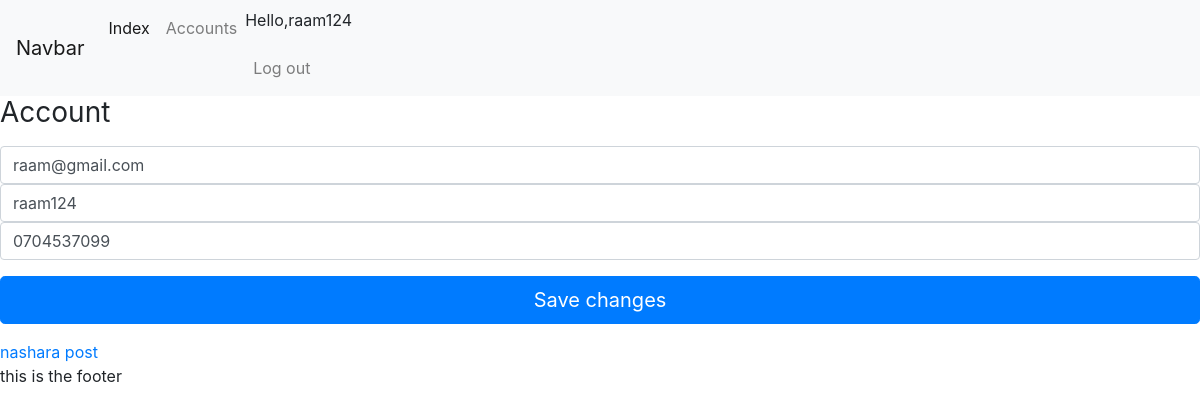
Screenshot of /account/account (signed in) with the database file from the repository.
### account/models.py (models this page shows, shortened)
class User(AbstractUser):
    email           = models.CharField(verbose_name='email',max_length=50,unique=True)
    username        = models.CharField(max_length=100,null=True)
    cnumber         = models.CharField(max_length=20)
    date_joined     = models.DateTimeField(verbose_name='date joined',auto_now_add=True)
    last_login      = models.DateTimeField(verbose_name='last login',auto_now= True)
    is_admin        = models.BooleanField(default=False)
    is_superuser    = models.BooleanField(default=False)
    is_staff        = models.BooleanField(default=False)
    is_active       = models.BooleanField(default=True)
    objects = UserManager()
    USERNAME_FIELD = 'email'
    REQUIRED_FIELDS = ['username','cnumber']

### advertisement/models.py (models this page shows)
class ADPost(models.Model):
	title 					= models.CharField(max_length=50, null=False, blank=False)
	description 			= models.TextField(max_length=5000, null=False, blank=False )
	image		 			= models.ImageField(upload_to=upload_location, null=True, blank=False)
	date_published 			= models.DateTimeField(auto_now_add=True, verbose_name="date published")
	date_updated 			= models.DateTimeField(auto_now=True, verbose_name="date updated")
	author 					= models.ForeignKey(settings.AUTH_USER_MODEL, on_delete=models.CASCADE)
	slug 					= models.SlugField(blank=True, unique=True)
	def __str__(self):
		return f"{self.title}"

### account/views.py (the view)
# urls.py: path('account',views.account_view, name = "account"),
def account_view(request):
	if not request.user.is_authenticated:
			return redirect("login")
	context = {}
	if request.POST:
		form = AccountUpdateForm(request.POST, instance=request.user)
		if form.is_valid():
			form.initial = {
					"email": request.POST['email'],
					"username": request.POST['username'],
					"cnumber":  request.POST['cnumber'],
			}
			form.save()
			context['success_message'] = "Updated"
	else:
		form = AccountUpdateForm(
			initial={
					"email": request.user.email,
					"username": request.user.username,
					"cnumber" : request.user.cnumber,
				}
			)
	context['account_form'] = form
	ads = ADPost.objects.filter(author=request.user)
	context["ads"] = ads
	return render(request, "account/account.html", context)

### account/forms.py (shortened to what this page needs)
class AccountUpdateForm(forms.ModelForm):
	class Meta:
		model = User
		fields = ('email', 'username','cnumber' )
	def cnumber(self):
		account = User.objects.exclude(pk=self.instance.pk).get(cnumber=cnumber)

### account/templates/account/account.html (shortened to what this page needs)
 {% extends 'personal/base.html' %}
{% block content %}
<form class="form-signin" method="post">{% csrf_token %}
  <h1 class="h3 mb-3 font-weight-normal">Account</h1>
  <input type="email" name="email" id="inputEmail" class="form-control" placeholder="Email address" required autofocus value={{account_form.initial.email}}>
  <input type="text" name="username" id="inputUsername" class="form-control" placeholder="Username" required
  value="{{account_form.initial.username}}">
  <input type="text" name="cnumber" id="inputcnumber" class="form-control" placeholder="Contact Number" required
  value="{{account_form.initial.cnumber}}">
  <button class="btn btn-lg btn-primary btn-block" type="submit">Save changes</button>
</form>
  {% if ads %}
{% for ad in ads %}
    <a href="{% url 'ad_detail' ad.slug %}">{{ad}}</a>
{% endfor %}
 {% else %}
 <p>you dont have any...  <a href="{% url 'create_ad' %}">Create one here</a></p>
{% endif %}
{% endblock content %}

### personal/templates/personal/base.html (shortened to what this page needs)
{% load static %}
<html>
    <head>
        <link rel="stylesheet" href="https://maxcdn.bootstrapcdn.com/bootstrap/4.0.0/css/bootstrap.min.css">
    </head>
    <body>
<nav class="navbar navbar-expand-lg navbar-light bg-light">
  <a class="navbar-brand" href="#">Navbar</a>
  <div class="collapse navbar-collapse" id="navbarNav">
    {% if request.user.is_authenticated %}
    <ul class="navbar-nav   ">
      <li class="nav-item active">
        <a class="nav-link" href="{% url 'index' %}">Index <span class="sr-only">(current)</span></a>
      </li>
      <li class="nav-item">
        <a class="nav-link" href="{% url 'account' %}">Accounts</a>
      </li>
      <li class="nav-item">
        <p>Hello,{{request.user.username}}</p>
        <a class="nav-link" href="{% url 'logout' %}">Log out</a>
      </li>
    {% endif %}
  </div>
</nav>
    {% block content %}
    {% endblock content %}
    </body>
    <footer>
        this is the footer
    </footer>
</html>

### rows the page displays
User: user.username "raam124", email "raam@gmail.com", username "raam124", cnumber "0704537099"
ADPost: title "nashara post"
